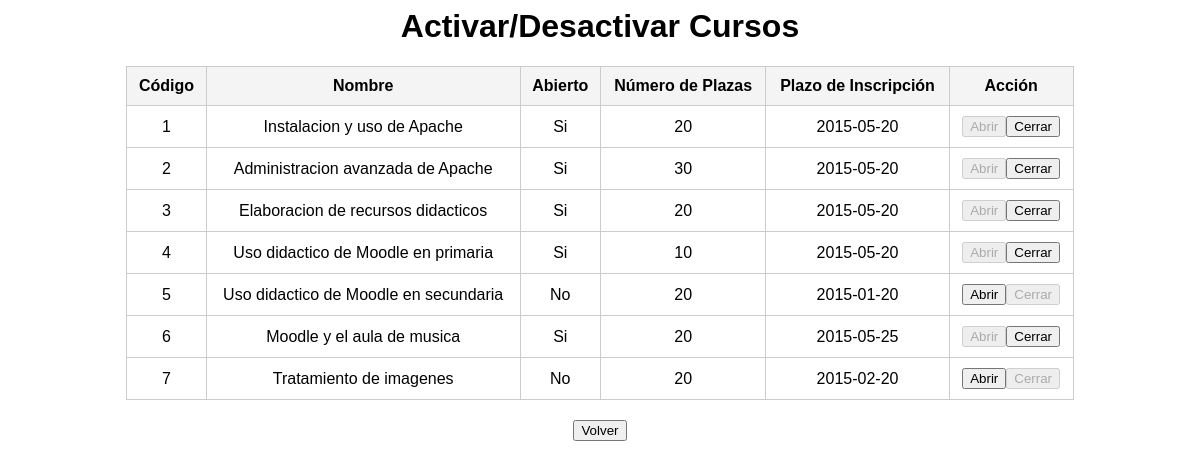
Page /activarDesactivar.php (signed in) on the committed database.
### tables this page shows
CREATE TABLE IF NOT EXISTS cursos (
  codigo smallint(6) NOT NULL default 0,
  nombre varchar(50) NOT NULL default '',
  abierto boolean NOT NULL default true,
  numeroplazas smallint(2) not null default 20,
  plazoinscripcion date not null,
  PRIMARY KEY  (codigo)
);

### activarDesactivar.php (the view, shortened to what this page needs)
<?php
$conexion = conectar();
echo "<h1 style='text-align:center;'>Activar/Desactivar Cursos</h1>";
$cursos = sacarCursos($conexion);
generarTablaCursos($cursos);
mostrarBotonVolver();
function sacarCursos($conexion)
{
    $consultaCursos = $conexion->query("SELECT * FROM cursos");
    return $consultaCursos->fetchAll(PDO::FETCH_ASSOC);
}
function conectar()
{
    try {
        $con = new PDO('mysql:host=127.0.0.1;dbname=cursoscp', 'daw', '1234');
        $con->setAttribute(PDO::ATTR_ERRMODE, PDO::ERRMODE_EXCEPTION);
        return $con;
    } catch (PDOException $e) {
        echo "Error: " . $e->getMessage();
    }
}
function generarTablaCursos($cursos)
{
    echo "<link rel='stylesheet' href='styles.css'>";
    echo "<table border='1' align='center'>";
    echo "<thead>";
    echo "<tr>";
    echo "<th>Código</th>";
    echo "<th>Nombre</th>";
    echo "<th>Abierto</th>";
    echo "<th>Número de Plazas</th>";
    echo "<th>Plazo de Inscripción</th>";
    echo "<th>Acción</th>";
    echo "</tr>";
    echo "</thead>";
    echo "<tbody>";
    foreach ($cursos as $curso) {
        echo "<tr>";
        echo "<td>" . ($curso['codigo']) . "</td>";
        echo "<td>" . ($curso['nombre']) . "</td>";
        if ($curso['abierto'] == 1) {
            echo "<td>Si</td>";
        } else {
            echo "<td>No</td>";
        }
        echo "<td>" . ($curso['numeroplazas']) . "</td>";
        echo "<td>" . ($curso['plazoinscripcion']) . "</td>";
        echo "<td>";
        echo "<form method='post' style='display:inline;'>";
        echo "<button name='accion' value='abrir' " . ($curso['abierto'] == 1 ? 'disabled' : '') . ">Abrir</button>";
        echo "</form>";
        echo "<form method='post' style='display:inline;'>";
        echo "<button name='accion' value='cerrar' " . ($curso['abierto'] == 0 ? 'disabled' : '') . ">Cerrar</button>";
        echo "</form>";
        echo "</td>";
        echo "</tr>";
    }
    echo "</tbody>";
    echo "</table>";
}
function mostrarBotonVolver()
{
    echo "<div style='text-align: center; margin-top: 10px;'>";
    echo "<a href='index.php' style='text-decoration: none;'><button type='button'>Volver</button></a>";
    echo "</div>";
}

### styles.css (style rules this page uses)
table { width: 80%; margin: 20px auto; border-collapse: collapse; }
th, td { border: 1px solid #ccc; padding: 10px; text-align: center; }
th { background-color: #f4f4f4; }
form { text-align: center; margin: 20px auto; }

### rows in the picture
cursos: codigo "1", nombre "Instalacion y uso de Apache", abierto "Si", numeroplazas "20", plazoinscripcion "2015-05-20"
cursos: codigo "2", nombre "Administracion avanzada de Apache", abierto "Si", numeroplazas "30", plazoinscripcion "2015-05-20"
cursos: codigo "3", nombre "Elaboracion de recursos didacticos", abierto "Si", numeroplazas "20", plazoinscripcion "2015-05-20"
cursos: codigo "4", nombre "Uso didactico de Moodle en primaria", abierto "Si", numeroplazas "10", plazoinscripcion "2015-05-20"
cursos: codigo "5", nombre "Uso didactico de Moodle en secundaria", abierto "No", numeroplazas "20", plazoinscripcion "2015-01-20"
cursos: codigo "6", nombre "Moodle y el aula de musica", abierto "Si", numeroplazas "20", plazoinscripcion "2015-05-25"
cursos: codigo "7", nombre "Tratamiento de imagenes", abierto "No", numeroplazas "20", plazoinscripcion "2015-02-20"
